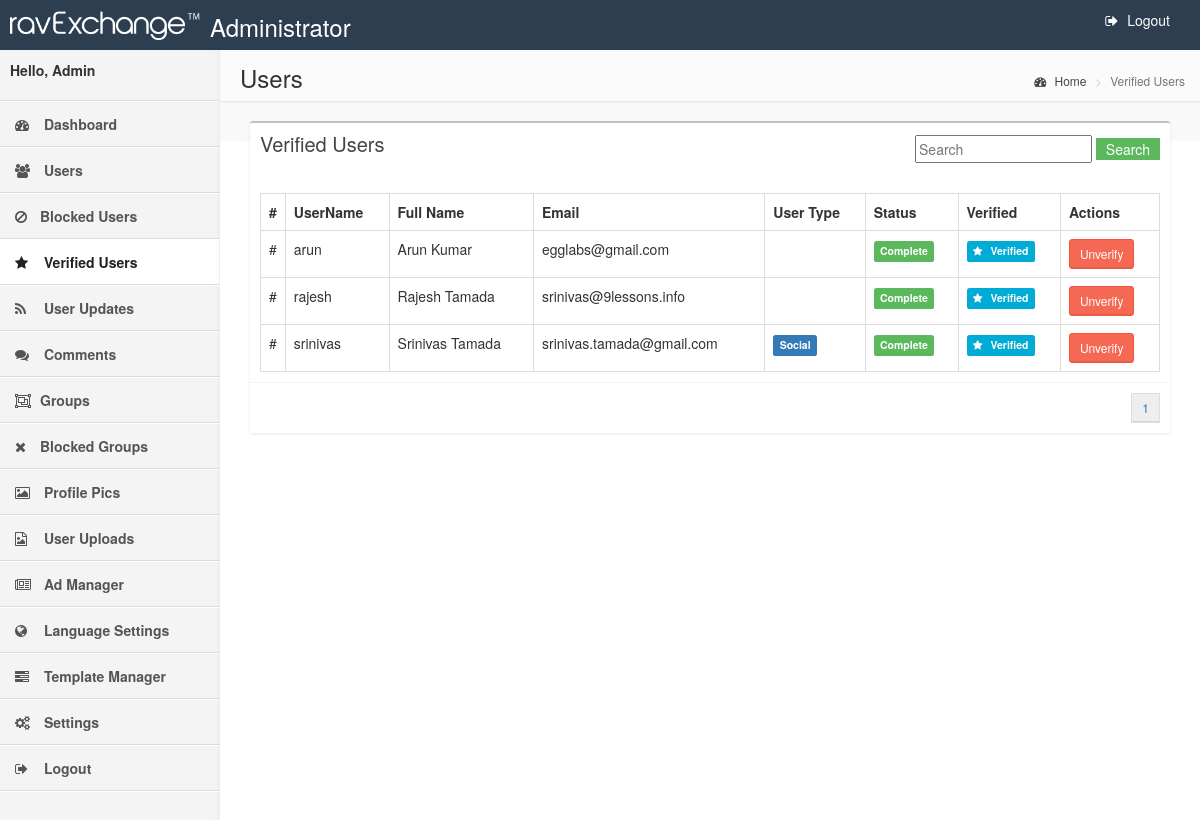
Page /WallAdmin/verifiedUsers.php (signed in) on the committed database.
### tables this page shows
CREATE TABLE IF NOT EXISTS `users` (
  `uid` int(11) NOT NULL,
  `username` varchar(30) DEFAULT NULL,
  `password` varchar(100) DEFAULT NULL,
  `email` varchar(100) DEFAULT NULL,
  `profile_pic` varchar(200) DEFAULT NULL,
  `friend_count` int(11) DEFAULT '0',
  `status` int(1) DEFAULT '1',
  `name` varchar(150) DEFAULT NULL,
  `profile_pic_status` int(1) DEFAULT '0',
  `conversation_count` int(11) DEFAULT '0',
  `updates_count` int(11) DEFAULT '0',
  `first_name` varchar(200) DEFAULT NULL,
  `last_name` varchar(200) DEFAULT NULL,
  `gender` varchar(10) DEFAULT NULL,
  `birthday` varchar(20) DEFAULT NULL,
  `location` varchar(200) DEFAULT NULL,
  `hometown` varchar(200) DEFAULT NULL,
  `bio` text,
  `relationship` varchar(30) DEFAULT NULL,
  `timezone` varchar(10) DEFAULT NULL,
  `provider` varchar(10) DEFAULT NULL,
  `provider_id` varchar(200) DEFAULT NULL,
  `profile_bg` varchar(200) DEFAULT NULL,
  `group_count` int(11) DEFAULT '0',
  `last_login` int(13) DEFAULT NULL,
  `profile_bg_position` varchar(20) DEFAULT '0',
  `verified` enum('0','1') DEFAULT '0',
  `notification_created` int(11) DEFAULT NULL,
  `forgot_code` text,
  `photos_count` int(11) DEFAULT '0',
  `tour` enum('0','1') DEFAULT '0',
  `facebookProfile` varchar(200) DEFAULT NULL,
  `twitterProfile` varchar(200) DEFAULT NULL,
  `googleProfile` varchar(200) DEFAULT NULL,
  `instagramProfile` varchar(200) DEFAULT NULL,
  `emailNotifications` enum('0','1') DEFAULT '1',
  `email_activation` varchar(300) DEFAULT NULL
);

### config.php (called while the page is built, shortened)
<?php
$home=0;$friends=0;$views=0;$groups=0;$otherGroups='';$notifications=0;$settings=0;$messages=0;$changePassword=0;$usernameValue=0;
?>

### WallAdmin/includes/Wall_Admin.php (called while the page is built, shortened)
<?php
class Wall_Admin
{
    public function Get_Configurations()
    {
        $db = getDB();
        $stmt = $db->prepare("SELECT  * FROM configurations WHERE con_id='1' ");
        $stmt->execute();
        $row = $stmt->fetch(PDO::FETCH_OBJ);
        $data = json_decode(json_encode($row),true);
        return $data;
    }
    public function Users_Count()
    {
        $db = getDB();
        $sql="SELECT uid FROM users";
        $stmt = $db->prepare($sql);
        $stmt->execute();
        return $stmt->rowCount();
    }
    public function Verified_Users_Details($start,$per_page)
    {
        $db = getDB();
        $stmt = $db->prepare("SELECT uid,username,email,friend_count,profile_pic,conversation_count,updates_count,profile_bg,group_count,
        profile_pic_status,verified,provider,name  FROM users WHERE status='1' AND verified='1' ORDER BY uid DESC LIMIT :start, :per_page");
        $stmt->bindValue(':start', (int) trim($start), PDO::PARAM_INT);
        $stmt->bindValue(':per_page', (int) trim($per_page), PDO::PARAM_INT);
        $stmt->execute();
        $row = $stmt->fetchAll(PDO::FETCH_OBJ);
        $data = json_decode(json_encode($row),true);
        return $data;
    }
}
?>

### WallAdmin/configurations.php (called while the page is built, shortened)
<?php
$Get_Configurations=$WallAdmin->Get_Configurations();
?>

### WallAdmin/includes.php (called while the page is built, shortened)
<?php
include_once '../config.php';
include_once '../api/apiFunctions/wallFunctions.php';
include_once 'includes/Wall_Admin.php';
$WallAdmin = new Wall_Admin();
include 'configurations.php';
?>

### WallAdmin/pagination_header.php (called while the page is built, shortened)
<?php
if($_GET['page'])
{
$page=$_GET['page'];
}
else
{
$page=1;
}
$cur_page = $page;
$previous_btn = true;
$next_btn = true;
$first_btn = true;
?>

### WallAdmin/verifiedUsers.php (the view, shortened to what this page needs)
<?php
include_once 'includes.php';
include_once 'pagination_header.php';
$Users_Details_Array=$WallAdmin->Verified_Users_Details($start,$per_page);
$Users_Count=$WallAdmin->Users_Count();
$count = $Users_Count;
$no_of_paginations = ceil($count / $per_page);
$verifieduser=1;
?>
<!DOCTYPE html>
<html>
    <?php include_once("head.php"); ?>
    <body class="skin-blue">
        <?php include_once("header.php"); ?>
        <div class="wrapper row-offcanvas row-offcanvas-left">
           <?php include_once("menu.php"); ?>
            <aside class="right-side">
                <section class="content-header">
                    <h1>
                       Users
                    </h1>
                    <ol class="breadcrumb">
                        <li><a href="#"><i class="fa fa-dashboard"></i> Home</a></li>
                        <li class="active">Verified Users</li>
                    </ol>
                </section>
                <section class="content">
                  <div class="col-md-12">
                            <div class="box">
                                <div class="box-header">
                                    <h3 class="box-title">Verified Users</h3>
                                     <div class="pull-right searchBlock">
                                    <form method="post" action="">
                                    <input type="text" value="" name="searchKey"  id="searchInput" placeholder="Search"/>
                                   <input type="submit" class="btn-success" value=" Search " rel="verifiedUsers" id="searchButton"/>
                                    </form>
                                    </div>
                                </div>
                                <div class="box-body" id="verifiedUsersResults">
                                    <table class="table table-bordered">
                                        <tr>
                                            <th style="width: 10px">#</th>
                                            <th>UserName</th>
											<th>Full Name</th>
											<th>Email</th>
                                            <th>User Type</th>
											<th>Status</th>
											<th>Verified</th>
											<th>Actions</th>
                                        </tr>
										<?php
										foreach($Users_Details_Array as $data)
										{
										?>
                                        <tr id="users<?php echo $data['uid']; ?>">
										 <td style="width: 10px">#</td>
                                            <td><?php echo $data['username']; ?></td>
											<td>
											<?php echo $data['name']; ?>
											</td>
											<td><?php echo $data['email']; ?></td>
                                            <td>
											<?php if($data['provider']) { ?>
											<span class="label label-primary">Social</span>
											<?php } ?>
											</td>
											<td>
											<?php if($data['name']) { ?>
											<span class="label label-success">Complete</span>
											<?php } ?>
											</td>
											<td>
											<?php if($data['verified']) { ?>
											<span class="label label-blue"><i class="fa fa-star"></i> Verified</span>
											<?php }?>
											</td>
											<td> <a href="#" class="btn btn-danger btn-sm verified" id="<?php echo $data['uid']; ?>" rel="1">Unverify</a></td>
                                        </tr>
										<?php } ?>
                                    </table>
                                </div>
								<?php include 'pagination_footer.php'; ?>
      </div>
                </section>
            </aside>
        </div>
    </body>
</html>

### WallAdmin/head.php (shortened to what this page needs)
<head>
<link href="css/bootstrap.css" rel="stylesheet" type="text/css" />
<link href="css/AdminLTE.css" rel="stylesheet" type="text/css" />
<link rel="stylesheet"  href="../css/wallscriptPlugins.css" />
    <link rel="stylesheet" href="https://maxcdn.bootstrapcdn.com/bootstrap/3.3.7/css/bootstrap.min.css">
    <link href="http://www.ravexchange.co/css/wallscript.css" rel="stylesheet">
</head>

### WallAdmin/header.php
<header class="header">
           <i class="fa fa-bars" id="bars"></i> <img src="../uploads/logo.png" id="logoAdmin"/> <span id="adminText">Administrator</span>
                                <span>
                                	<a href="logout.php"  id="logOut">
<i class="fa fa-sign-out"></i> Logout </a></span>
        </header>

### WallAdmin/menu.php (shortened to what this page needs)
<aside class="left-side sidebar-offcanvas" id="sideBar">
               <section class="sidebar">
                   <div class="user-panel">
                       <div class="pull-left" style="font-weight:bold;">
                           <p>Hello, Admin</p>
                       </div>
                   </div>
				<?php
				if($dashboard)
				$dashboard='active';
				else if($user)
				$user='active';
				else if($blockuser)
				$blockuser='active';
				else if($verifieduser)
				$verifieduser='active';
				?>
                   <ul class="sidebar-menu">
                       <li class="<?php echo $dashboard; ?>">
                           <a href="home.php">
                               <i class="fa fa-dashboard"></i> <span>Dashboard</span>
                           </a>
                       </li>
                       <li class="<?php echo $user; ?>">
                           <a href="users.php">
                              <i class="fa fa-users"></i> <span>Users</span>
                           </a>
                       </li>
					  <li class="<?php echo $blockuser; ?>">
                           <a href="blockedUsers.php">
                               <i class="fa fa-ban"></i>Blocked Users</span>
                           </a>
                       </li>
					 <li class="<?php echo $verifieduser; ?>">
                           <a href="verifiedUsers.php">
                               <i class="fa fa-star"></i> <span>Verified Users</span>
                           </a>
                       </li>
                       <li class="<?php echo $updates; ?>">
                           <a href="updates.php">
                              <i class="fa fa-rss"></i> <span>User Updates</span>
                           </a>
                       </li>
                       <li class="<?php echo $comments; ?>">
                          <a href="comments.php">
                               <i class="fa fa-comments"></i> <span>Comments</span>
                           </a>
                       </li>
                       <li class="<?php echo $groups; ?>">
                           <a href="groups.php">
                               <i class="fa fa-object-group"></i>Groups</span>
                           </a>
                       </li>
					  <li class="<?php echo $blockgroups; ?>">
                           <a href="blockedGroups.php">
                               <i class="fa fa-times"></i>Blocked Groups</span>
                           </a>
                       </li>
                       <li class="<?php echo $photos; ?>">
                           <a href="userPics.php">
                               <i class="fa fa-picture-o"></i> <span>Profile Pics</span>
                           </a>
                       </li>
                       <li class="<?php echo $useruploads; ?>">
                           <a href="userUploads.php">
                               <i class="fa fa-file-image-o"></i> <span>User Uploads</span>
                           </a>
                       </li>
					<li class="<?php echo $admanager; ?>">
                            <a href="AdManager.php">
                               <i class="fa fa-newspaper-o"></i> <span>Ad Manager</span>
                           </a>
                       </li>
                       <li class="<?php echo $language; ?>">
                            <a href="language.php">
                               <i class="fa fa-globe"></i> <span>Language Settings</span>
                           </a>
                       </li>
					<li class="<?php echo $templatemanager; ?>">
                            <a href="templateManager.php">
                               <i class="fa fa-tasks"></i> <span>Template Manager</span>
                           </a>
                       </li>
                       <li class="<?php echo $settings; ?>">
                            <a href="settings.php">
                               <i class="fa fa-cogs"></i> <span>Settings</span>
                           </a>
                       </li>
                        <li >
                            <a href="logout.php">
                               <i class="fa fa-sign-out"></i> <span>Logout</span>
                           </a>
                       </li>
                   </ul>
               </section>
           </aside>

### WallAdmin/pagination_footer.php
<?php
if ($cur_page >= 7) {
    $start_loop = $cur_page - 3;
    if ($no_of_paginations > $cur_page + 3)
        $end_loop = $cur_page + 3;
    else if ($cur_page <= $no_of_paginations && $cur_page > $no_of_paginations - 6) {
        $start_loop = $no_of_paginations - 6;
        $end_loop = $no_of_paginations;
    } else {
        $end_loop = $no_of_paginations;
    }
} else {
    $start_loop = 1;
    if ($no_of_paginations > 7)
        $end_loop = 7;
    else
        $end_loop = $no_of_paginations;
}
$msg .= "<div class='box-footer clearfix'><ul class='pagination pagination-sm no-margin pull-right'>";
if ($first_btn && $cur_page > 1) {
    $msg .= "<li><a href='?page=1' class='active'>First</a></li>";
} else if ($first_btn) {
    $msg .= "<li style='display:none'><a href='?page=1' class='inactive'>First</a></li>";
}
if ($previous_btn && $cur_page > 1) {
    $pre = $cur_page - 1;
    $msg .= "<li><a href='?page=$pre' class='active'>Previous</a></li>";
} else if ($previous_btn) {
    $msg .= "<li style='display:none'><a href='#' class='inactive'>Previous</a></li>";
}
for ($i = $start_loop; $i <= $end_loop; $i++) {
    if ($cur_page == $i)
        $msg .= "<li><a href='?page=$i' class='active active_select'>{$i}</a></li>";
    else
        $msg .= "<li><a href='?page=$i' class='active'>{$i}</a></li>";
}
if ($next_btn && $cur_page < $no_of_paginations) {
    $nex = $cur_page + 1;
    $msg .= "<li> <a href='?page=$nex' class='active'>Next</a></li>";
} else if ($next_btn) {
    $msg .= "<li style='display:none'><a class='inactive'>Next</a></li>";
}
if ($last_btn && $cur_page < $no_of_paginations) {
    $msg .= "<li><a href='?page=$no_of_paginations' class='active'>Last</a></li>";
} else if ($last_btn) {
    $msg .= "<li style='display:none'><a href='?page=$no_of_paginations' class='inactive'>Last</a></li>";
}
$msg = $msg . "</ul>" . $goto . $total_string . "</div></div>";
echo $msg;
?>

### css/wallscriptPlugins.css (style rules this page uses)
body:after { content: url(../wall_icons/close.png) url(../wall_icons/loading.gif) url(../wall_icons/prev.png) url(../wall_icons/next.png); display: none; }
.fa { display: inline-block; font: normal normal normal 14px/1 FontAwesome; font-size: inherit; text-rendering: auto; -webkit-font-smoothing: antialiased; -moz-osx-font-smoothing: grayscale; margin-right: 5px; }
.pull-right { float: right; }
.pull-left { float: left; }
.fa-star:before { content: "\f005"; }
.fa-remove:before, .fa-close:before, .fa-times:before { content: "\f00d"; }
.fa-photo:before, .fa-image:before, .fa-picture-o:before { content: "\f03e"; }
.fa-ban:before { content: "\f05e"; }
.fa-gears:before, .fa-cogs:before { content: "\f085"; }
.fa-comments:before { content: "\f086"; }
.fa-sign-out:before { content: "\f08b"; }
.fa-feed:before, .fa-rss:before { content: "\f09e"; }
.fa-globe:before { content: "\f0ac"; }
.fa-tasks:before { content: "\f0ae"; }
.fa-group:before, .fa-users:before { content: "\f0c0"; }
.fa-dashboard:before, .fa-tachometer:before { content: "\f0e4"; }
.fa-file-photo-o:before, .fa-file-picture-o:before, .fa-file-image-o:before { content: "\f1c5"; }
.fa-newspaper-o:before { content: "\f1ea"; }
.fa-object-group:before { content: "\f247"; }

### rows in the picture
users: username "arun", name "Arun Kumar", email "egglabs@gmail.com", shows "Complete", verified "1" (drawn)
users: username "rajesh", name "Rajesh Tamada", email "srinivas@9lessons.info", shows "Complete", verified "1" (drawn)
users: username "srinivas", name "Srinivas Tamada", email "srinivas.tamada@gmail.com", provider "Social", shows "Complete", verified "1" (drawn)
